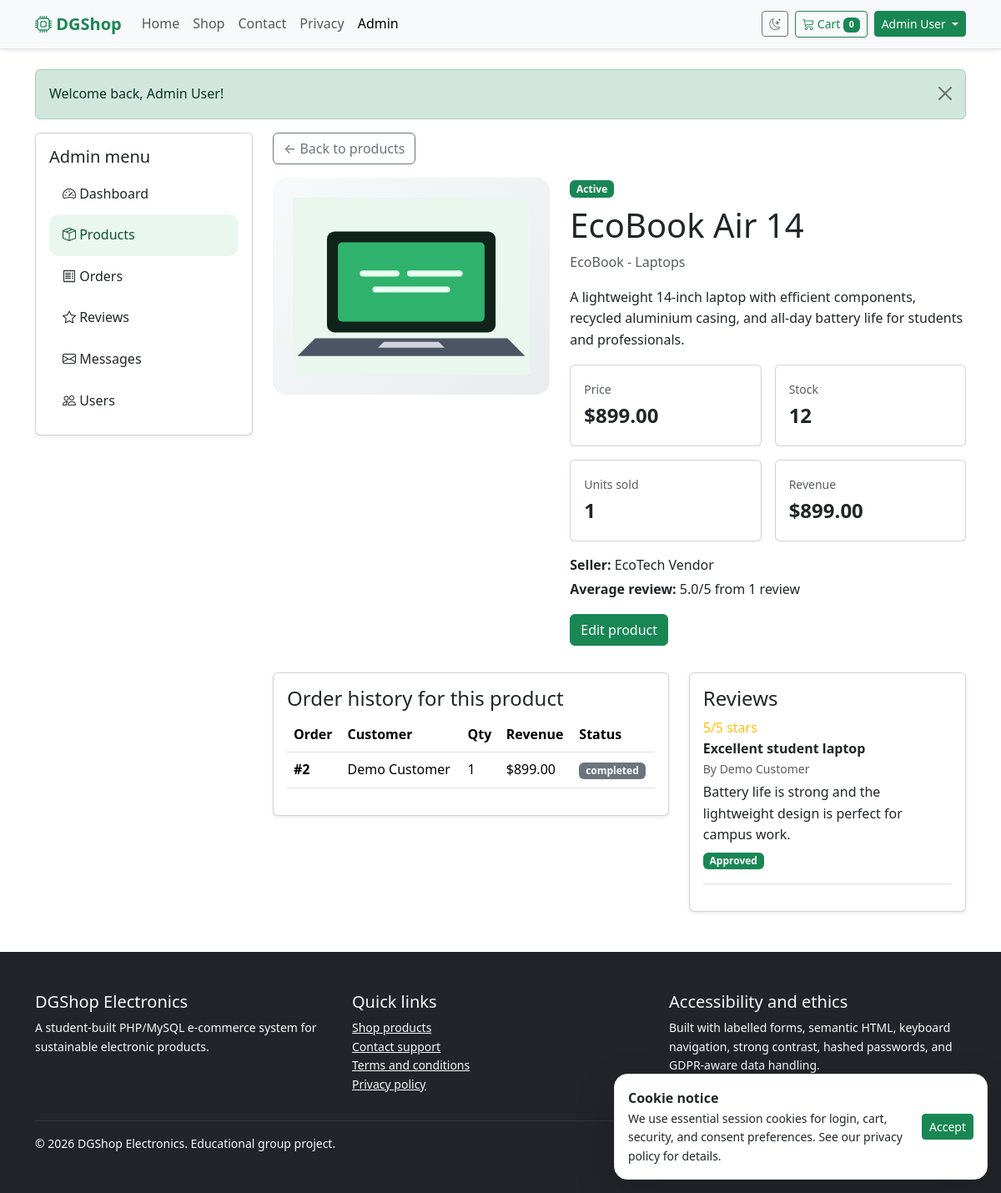
Page /admin/product-details.php?id=1 (signed in) on the committed database.
### tables this page shows
CREATE TABLE products (
  id INT UNSIGNED AUTO_INCREMENT PRIMARY KEY,
  category_id INT UNSIGNED NOT NULL,
  seller_id INT UNSIGNED NOT NULL,
  name VARCHAR(160) NOT NULL,
  brand VARCHAR(100) NOT NULL,
  description TEXT NOT NULL,
  price DECIMAL(10,2) NOT NULL,
  stock INT UNSIGNED NOT NULL DEFAULT 0,
  image_url VARCHAR(255) NOT NULL,
  is_active TINYINT(1) NOT NULL DEFAULT 1,
  created_at TIMESTAMP NOT NULL DEFAULT CURRENT_TIMESTAMP,
  updated_at TIMESTAMP NOT NULL DEFAULT CURRENT_TIMESTAMP ON UPDATE CURRENT_TIMESTAMP,
  CONSTRAINT fk_products_categories
    FOREIGN KEY (category_id) REFERENCES categories(id)
    ON DELETE RESTRICT
    ON UPDATE CASCADE,
  CONSTRAINT fk_products_sellers
    FOREIGN KEY (seller_id) REFERENCES users(id)
    ON DELETE RESTRICT
    ON UPDATE CASCADE
);

CREATE TABLE categories (
  id INT UNSIGNED AUTO_INCREMENT PRIMARY KEY,
  name VARCHAR(100) NOT NULL UNIQUE,
  description TEXT NOT NULL
);

CREATE TABLE users (
  id INT UNSIGNED AUTO_INCREMENT PRIMARY KEY,
  name VARCHAR(120) NOT NULL,
  username VARCHAR(30) NOT NULL UNIQUE,
  email VARCHAR(190) NOT NULL UNIQUE,
  password_hash VARCHAR(255) NOT NULL,
  role ENUM('admin', 'vendor', 'user') NOT NULL DEFAULT 'user',
  created_at TIMESTAMP NOT NULL DEFAULT CURRENT_TIMESTAMP
);

CREATE TABLE order_items (
  id INT UNSIGNED AUTO_INCREMENT PRIMARY KEY,
  order_id INT UNSIGNED NOT NULL,
  product_id INT UNSIGNED NOT NULL,
  quantity INT UNSIGNED NOT NULL,
  unit_price DECIMAL(10,2) NOT NULL,
  CONSTRAINT fk_order_items_orders
    FOREIGN KEY (order_id) REFERENCES orders(id)
    ON DELETE CASCADE
    ON UPDATE CASCADE,
  CONSTRAINT fk_order_items_products
    FOREIGN KEY (product_id) REFERENCES products(id)
    ON DELETE RESTRICT
    ON UPDATE CASCADE
);

CREATE TABLE orders (
  id INT UNSIGNED AUTO_INCREMENT PRIMARY KEY,
  user_id INT UNSIGNED NOT NULL,
  total_amount DECIMAL(10,2) NOT NULL,
  shipping_name VARCHAR(120) NOT NULL,
  shipping_address TEXT NOT NULL,
  notes TEXT NULL,
  status ENUM('pending', 'processing', 'shipped', 'completed', 'cancelled') NOT NULL DEFAULT 'pending',
  created_at TIMESTAMP NOT NULL DEFAULT CURRENT_TIMESTAMP,
  CONSTRAINT fk_orders_users
    FOREIGN KEY (user_id) REFERENCES users(id)
    ON DELETE CASCADE
    ON UPDATE CASCADE
);

CREATE TABLE reviews (
  id INT UNSIGNED AUTO_INCREMENT PRIMARY KEY,
  product_id INT UNSIGNED NOT NULL,
  user_id INT UNSIGNED NOT NULL,
  rating TINYINT UNSIGNED NOT NULL,
  title VARCHAR(140) NOT NULL,
  body TEXT NOT NULL,
  is_approved TINYINT(1) NOT NULL DEFAULT 1,
  created_at TIMESTAMP NOT NULL DEFAULT CURRENT_TIMESTAMP,
  CONSTRAINT chk_reviews_rating CHECK (rating BETWEEN 1 AND 5),
  CONSTRAINT fk_reviews_products
    FOREIGN KEY (product_id) REFERENCES products(id)
    ON DELETE CASCADE
    ON UPDATE CASCADE,
  CONSTRAINT fk_reviews_users
    FOREIGN KEY (user_id) REFERENCES users(id)
    ON DELETE CASCADE
    ON UPDATE CASCADE
);

### includes/functions.php (called while the page is built, shortened)
<?php
require_once __DIR__ . '/../config/config.php';
function e(?string $value): string
{
    return htmlspecialchars((string) $value, ENT_QUOTES, 'UTF-8');
}
function url(string $path = ''): string
{
    $documentRoot = realpath($_SERVER['DOCUMENT_ROOT'] ?? '') ?: '';
    $projectRoot = realpath(dirname(__DIR__)) ?: '';
    $basePath = '';
    if ($documentRoot !== '' && substr($projectRoot, 0, strlen($documentRoot)) === $documentRoot) {
        $basePath = str_replace('\\', '/', substr($projectRoot, strlen($documentRoot)));
    }
    return rtrim($basePath, '/') . '/' . ltrim($path, '/');
}
function product_by_id(int $id, bool $includeInactive = false): ?array
{
    $sql = 'SELECT p.*, c.name AS category_name, u.name AS seller_name
            FROM products p
            JOIN categories c ON c.id = p.category_id
            JOIN users u ON u.id = p.seller_id
            WHERE p.id = ?';
    $stmt = db()->prepare($sql);
    $stmt->execute([$id]);
    $product = $stmt->fetch();
    return $product ?: null;
}
function product_reviews(int $productId, bool $approvedOnly = true): array
{
    $sql = 'SELECT r.*, u.name AS reviewer_name
            FROM reviews r
            JOIN users u ON u.id = r.user_id
            WHERE r.product_id = ?';
    $sql .= ' ORDER BY r.created_at DESC';
    $stmt = db()->prepare($sql);
    $stmt->execute([$productId]);
    return $stmt->fetchAll();
}
function review_summary(int $productId): array
{
    $stmt = db()->prepare('SELECT COUNT(*) AS review_count, COALESCE(AVG(rating), 0) AS average_rating FROM reviews WHERE product_id = ? AND is_approved = 1');
    $stmt->execute([$productId]);
    $summary = $stmt->fetch() ?: ['review_count' => 0, 'average_rating' => 0];
    return [
        'review_count' => (int) $summary['review_count'],
        'average_rating' => (float) $summary['average_rating'],
    ];
}
function money(float $amount): string
{
    return '$' . number_format($amount, 2);
}

### config/config.php (called while the page is built, shortened)
<?php
function db(): PDO
{
    static $pdo = null;
    if ($pdo instanceof PDO) {
        return $pdo;
    }
    try {
        $dsn = 'mysql:host=' . DB_HOST . ';dbname=' . DB_NAME . ';charset=utf8mb4';
        $pdo = new PDO($dsn, DB_USER, DB_PASS, [
            PDO::ATTR_ERRMODE => PDO::ERRMODE_EXCEPTION,
            PDO::ATTR_DEFAULT_FETCH_MODE => PDO::FETCH_ASSOC,
            PDO::ATTR_EMULATE_PREPARES => false,
        ]);
    } catch (PDOException $exception) {
        render_database_setup_error($exception);
    }
    return $pdo;
}

### admin/product-details.php (the view, shortened to what this page needs)
<?php
require_once __DIR__ . '/../includes/functions.php';
$product = product_by_id((int) ($_GET['id'] ?? 0), true);
$stmt = db()->prepare(
    'SELECT COALESCE(SUM(oi.quantity), 0) AS units_sold,
            COALESCE(SUM(oi.quantity * oi.unit_price), 0) AS revenue,
            COUNT(DISTINCT oi.order_id) AS order_count
     FROM order_items oi
     WHERE oi.product_id = ?'
);
$stmt->execute([$product['id']]);
$sales = $stmt->fetch() ?: ['units_sold' => 0, 'revenue' => 0, 'order_count' => 0];
$stmt = db()->prepare(
    'SELECT o.id, o.status, o.created_at, u.name AS customer_name, oi.quantity, oi.unit_price
     FROM order_items oi
     JOIN orders o ON o.id = oi.order_id
     JOIN users u ON u.id = o.user_id
     WHERE oi.product_id = ?
     ORDER BY o.created_at DESC'
);
$stmt->execute([$product['id']]);
$orders = $stmt->fetchAll();
$reviews = product_reviews((int) $product['id'], false);
$summary = review_summary((int) $product['id']);
include __DIR__ . '/../includes/header.php';
?>
<section class="container">
    <div class="row g-4">
        <div class="col-lg-3"><?php include __DIR__ . '/_sidebar.php'; ?></div>
        <div class="col-lg-9">
            <a class="btn btn-outline-secondary mb-3" href="<?= url('admin/products.php') ?>">&larr; Back to products</a>
            <div class="row g-4">
                <div class="col-lg-5">
                    <img class="img-fluid product-image rounded-4 w-100" src="<?= e($product['image_url']) ?>" alt="<?= e($product['name']) ?> product image">
                </div>
                <div class="col-lg-7">
                    <span class="badge text-bg-<?= (int) $product['is_active'] ? 'success' : 'secondary' ?>"><?= (int) $product['is_active'] ? 'Active' : 'Hidden' ?></span>
                    <h1 class="mt-2"><?= e($product['name']) ?></h1>
                    <p class="text-body-secondary"><?= e($product['brand']) ?> - <?= e($product['category_name']) ?></p>
                    <p><?= e($product['description']) ?></p>
                    <div class="row g-3">
                        <div class="col-sm-6"><div class="card"><div class="card-body"><span class="small text-body-secondary">Price</span><div class="fs-4 fw-bold"><?= money((float) $product['price']) ?></div></div></div></div>
                        <div class="col-sm-6"><div class="card"><div class="card-body"><span class="small text-body-secondary">Stock</span><div class="fs-4 fw-bold"><?= (int) $product['stock'] ?></div></div></div></div>
                        <div class="col-sm-6"><div class="card"><div class="card-body"><span class="small text-body-secondary">Units sold</span><div class="fs-4 fw-bold"><?= (int) $sales['units_sold'] ?></div></div></div></div>
                        <div class="col-sm-6"><div class="card"><div class="card-body"><span class="small text-body-secondary">Revenue</span><div class="fs-4 fw-bold"><?= money((float) $sales['revenue']) ?></div></div></div></div>
                    </div>
                    <p class="mt-3 mb-1"><strong>Seller:</strong> <?= e($product['seller_name']) ?></p>
                    <p><strong>Average review:</strong> <?= number_format($summary['average_rating'], 1) ?>/5 from <?= $summary['review_count'] ?> review<?= $summary['review_count'] === 1 ? '' : 's' ?></p>
                    <a class="btn btn-success" href="<?= url('admin/product-form.php?id=' . (int) $product['id']) ?>">Edit product</a>
                </div>
            </div>
            <div class="row g-4 mt-2">
                <div class="col-lg-7">
                    <div class="card shadow-sm">
                        <div class="card-body">
                            <h2 class="h4">Order history for this product</h2>
                            <div class="table-responsive">
                                <table class="table align-middle">
                                    <thead><tr><th scope="col">Order</th><th scope="col">Customer</th><th scope="col">Qty</th><th scope="col">Revenue</th><th scope="col">Status</th></tr></thead>
                                    <tbody>
                                        <?php foreach ($orders as $order): ?>
                                            <tr>
                                                <th scope="row">#<?= (int) $order['id'] ?></th>
                                                <td><?= e($order['customer_name']) ?></td>
                                                <td><?= (int) $order['quantity'] ?></td>
                                                <td><?= money((float) $order['quantity'] * (float) $order['unit_price']) ?></td>
                                                <td><span class="badge text-bg-secondary"><?= e($order['status']) ?></span></td>
                                            </tr>
                                        <?php endforeach; ?>
                                    </tbody>
                                </table>
                            </div>
                        </div>
                    </div>
                </div>
                <div class="col-lg-5">
                    <div class="card shadow-sm">
                        <div class="card-body">
                            <h2 class="h4">Reviews</h2>
                            <?php foreach ($reviews as $review): ?>
                                <article class="border-bottom pb-3 mb-3">
                                    <div class="text-warning"><?= (int) $review['rating'] ?>/5 stars</div>
                                    <strong><?= e($review['title']) ?></strong>
                                    <p class="small text-body-secondary mb-1">By <?= e($review['reviewer_name']) ?></p>
                                    <p class="mb-1"><?= e($review['body']) ?></p>
                                    <span class="badge text-bg-<?= (int) $review['is_approved'] ? 'success' : 'secondary' ?>"><?= (int) $review['is_approved'] ? 'Approved' : 'Hidden' ?></span>
                                </article>
                            <?php endforeach; ?>
                        </div>
                    </div>
                </div>
            </div>
        </div>
    </div>
</section>
<?php include __DIR__ . '/../includes/footer.php'; ?>

### assets/css/styles.css (style rules this page uses)
:root { --brand-green: #198754; --brand-dark: #10231b; --soft-green: #e9f7ef; }
body { font-family: system-ui, -apple-system, BlinkMacSystemFont, "Segoe UI", sans-serif; line-height: 1.6; }
.product-image { height: 260px; object-fit: cover; padding: 1.5rem; background: linear-gradient(135deg, #f8f9fa, #e9ecef); }

### rows in the picture
products: image_url (picture), name "EcoBook Air 14", brand "EcoBook", category.name "Laptops", description "A lightweight 14-inch laptop with efficient components, recycled aluminium casing, and all-day battery life for students and professionals.", price "$899.00", stock "12", seller.name "EcoTech Vendor"
order_items: order "2", users.name "Demo Customer", quantity "1", money((float) $order['quantity'] * (float) $order['unit_price']) "$899.00", order.status "completed"
reviews: rating "5", title "Excellent student laptop", user.name "Demo Customer", body "Battery life is strong and the lightweight design is perfect for campus work.", is_approved "Approved"

### other values in the picture
cart_count() "0"
current_user()['name'] "Admin User"
$flash['message'] "Welcome back, Admin User!"
$sales['units_sold'] "1"
money((float) $sales['revenue']) "$899.00"
$summary['average_rating'] "5.0"
$summary['review_count'] "1"
